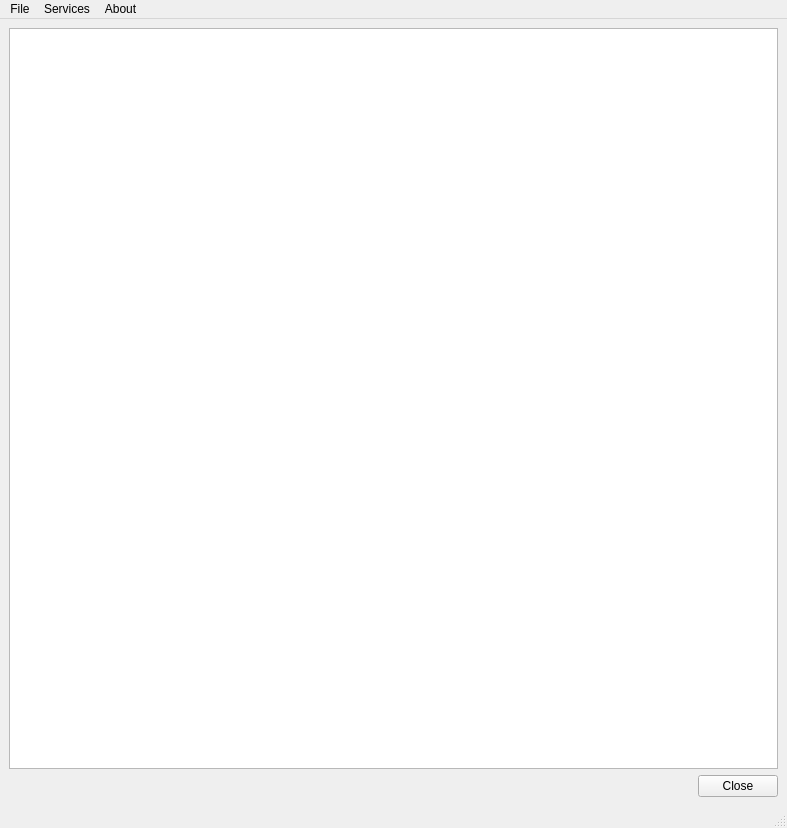
<?xml version="1.0" encoding="UTF-8"?>
<ui version="4.0">
 <class>MainDlg</class>
 <widget class="QMainWindow" name="MainDlg">
  <property name="geometry">
   <rect>
    <x>0</x>
    <y>0</y>
    <width>787</width>
    <height>828</height>
   </rect>
  </property>
  <property name="windowTitle">
   <string>IHM_QTSimulator</string>
  </property>
  <widget class="QWidget" name="centralwidget">
   <layout class="QVBoxLayout" name="verticalLayout">
    <item>
     <widget class="QPlainTextEdit" name="listWidget"/>
    </item>
    <item>
     <layout class="QHBoxLayout" name="horizontalLayout">
      <item>
       <spacer name="horizontalSpacer">
        <property name="orientation">
         <enum>Qt::Horizontal</enum>
        </property>
        <property name="sizeHint" stdset="0">
         <size>
          <width>668</width>
          <height>20</height>
         </size>
        </property>
       </spacer>
      </item>
      <item>
       <widget class="QPushButton" name="btnClose">
        <property name="text">
         <string>Close</string>
        </property>
       </widget>
      </item>
     </layout>
    </item>
   </layout>
  </widget>
  <widget class="QMenuBar" name="menubar">
   <property name="geometry">
    <rect>
     <x>0</x>
     <y>0</y>
     <width>787</width>
     <height>22</height>
    </rect>
   </property>
   <widget class="QMenu" name="menuServices">
    <property name="title">
     <string>Services</string>
    </property>
    <widget class="QMenu" name="menuCONFIG">
     <property name="title">
      <string>CONFIG</string>
     </property>
     <addaction name="actionSet_Config"/>
     <addaction name="actionGet_Config"/>
    </widget>
    <widget class="QMenu" name="menuAFFICHAGE">
     <property name="title">
      <string>AFFICHAGE</string>
     </property>
     <addaction name="actionDebutAff"/>
     <addaction name="separator"/>
     <addaction name="actionSet_Icon"/>
     <addaction name="actionSet_Label"/>
     <addaction name="actionSet_Image"/>
     <addaction name="actionVideo"/>
     <addaction name="actionLink"/>
     <addaction name="separator"/>
     <addaction name="actionFinAff"/>
     <addaction name="separator"/>
    </widget>
    <widget class="QMenu" name="menuTOUCHE">
     <property name="title">
      <string>TOUCHE</string>
     </property>
     <addaction name="actionDebutTouche"/>
     <addaction name="separator"/>
     <addaction name="actionDemandeTouche"/>
     <addaction name="separator"/>
     <addaction name="actionFinTouche"/>
    </widget>
    <widget class="QMenu" name="menuSASIE">
     <property name="title">
      <string>SASIE</string>
     </property>
     <addaction name="actionDemandeSasie"/>
     <addaction name="actionAnnulationSasie"/>
    </widget>
    <widget class="QMenu" name="menuINDICATEUR">
     <property name="title">
      <string>INDICATEUR</string>
     </property>
     <addaction name="separator"/>
    </widget>
    <widget class="QMenu" name="menuDETECTION">
     <property name="title">
      <string>DETECTION</string>
     </property>
     <addaction name="actionDebutDetection"/>
     <addaction name="actionFinDetection"/>
    </widget>
    <widget class="QMenu" name="menuPOLICE">
     <property name="title">
      <string>POLICE</string>
     </property>
     <addaction name="actionSetPolice"/>
    </widget>
    <widget class="QMenu" name="menuAUTORIZATION">
     <property name="title">
      <string>AUTORIZATION</string>
     </property>
     <addaction name="actionAuthDEBUT"/>
     <addaction name="actionAuthFIN"/>
     <addaction name="actionAUTH_AUTO"/>
     <addaction name="actionTAKE_CTRL_AUTO"/>
     <addaction name="actionRETURN_CTRL_AUTO"/>
     <addaction name="actionAUTH_RSP"/>
     <addaction name="actionTAKE_CTRL_RSP"/>
     <addaction name="actionRETURN_CTRL_RSP"/>
    </widget>
    <widget class="QMenu" name="menuSAISIE_EX">
     <property name="title">
      <string>SAISIE_EX</string>
     </property>
     <addaction name="actionDemandeSasieEx"/>
     <addaction name="actionAnnulationSasieEx"/>
    </widget>
    <widget class="QMenu" name="menuASYNC_INPUT_2">
     <property name="title">
      <string>ASYNC INPUT</string>
     </property>
     <addaction name="actionDebutAsync"/>
     <addaction name="separator"/>
     <addaction name="actionGetAsync"/>
     <addaction name="actionSetAsync"/>
     <addaction name="separator"/>
     <addaction name="actionFinAsync"/>
    </widget>
    <addaction name="menuCONFIG"/>
    <addaction name="menuAUTORIZATION"/>
    <addaction name="menuAFFICHAGE"/>
    <addaction name="menuTOUCHE"/>
    <addaction name="menuSASIE"/>
    <addaction name="menuSAISIE_EX"/>
    <addaction name="menuPOLICE"/>
    <addaction name="menuDETECTION"/>
    <addaction name="menuINDICATEUR"/>
    <addaction name="menuASYNC_INPUT_2"/>
    <addaction name="actionARRET"/>
   </widget>
   <widget class="QMenu" name="menuAbout">
    <property name="title">
     <string>About</string>
    </property>
    <addaction name="actionAbout_IHM_Simulator"/>
   </widget>
   <widget class="QMenu" name="menuFile">
    <property name="title">
     <string>File</string>
    </property>
    <addaction name="actionLoad_script"/>
    <addaction name="actionLoopScript"/>
    <addaction name="separator"/>
    <addaction name="actionExitMenu"/>
   </widget>
   <addaction name="menuFile"/>
   <addaction name="menuServices"/>
   <addaction name="menuAbout"/>
  </widget>
  <widget class="QStatusBar" name="statusbar"/>
  <action name="actionExit">
   <property name="text">
    <string>Exit</string>
   </property>
  </action>
  <action name="actionSet_Config">
   <property name="text">
    <string>Set Config</string>
   </property>
  </action>
  <action name="actionGet_Config">
   <property name="text">
    <string>Get Config</string>
   </property>
  </action>
  <action name="actionDebutAff">
   <property name="text">
    <string>Debut</string>
   </property>
  </action>
  <action name="actionSet_Icon">
   <property name="enabled">
    <bool>true</bool>
   </property>
   <property name="text">
    <string>Set Icon</string>
   </property>
  </action>
  <action name="actionSet_Label">
   <property name="enabled">
    <bool>true</bool>
   </property>
   <property name="text">
    <string>Set Label</string>
   </property>
  </action>
  <action name="actionFinAff">
   <property name="enabled">
    <bool>true</bool>
   </property>
   <property name="text">
    <string>Fin</string>
   </property>
  </action>
  <action name="actionDebutTouche">
   <property name="text">
    <string>Debut</string>
   </property>
  </action>
  <action name="actionDemandeTouche">
   <property name="enabled">
    <bool>true</bool>
   </property>
   <property name="text">
    <string>Demande</string>
   </property>
  </action>
  <action name="actionFinTouche">
   <property name="enabled">
    <bool>true</bool>
   </property>
   <property name="text">
    <string>Fin</string>
   </property>
  </action>
  <action name="actionDemandeSasie">
   <property name="text">
    <string>Demande</string>
   </property>
  </action>
  <action name="actionAnnulationSasie">
   <property name="text">
    <string>Annulation</string>
   </property>
  </action>
  <action name="actionDebutDetection">
   <property name="text">
    <string>Debut</string>
   </property>
  </action>
  <action name="actionFinDetection">
   <property name="enabled">
    <bool>true</bool>
   </property>
   <property name="text">
    <string>Fin</string>
   </property>
  </action>
  <action name="actionSetPolice">
   <property name="text">
    <string>Set</string>
   </property>
  </action>
  <action name="actionExitMenu">
   <property name="text">
    <string>Exit</string>
   </property>
  </action>
  <action name="actionAbout_IHM_Simulator">
   <property name="text">
    <string>About IHM Simulator</string>
   </property>
  </action>
  <action name="actionTt">
   <property name="text">
    <string>tt</string>
   </property>
  </action>
  <action name="actionARRET">
   <property name="text">
    <string>ARRET</string>
   </property>
  </action>
  <action name="actionLoad_script">
   <property name="text">
    <string>Load script</string>
   </property>
  </action>
  <action name="actionSet_Image">
   <property name="text">
    <string>Set Image</string>
   </property>
  </action>
  <action name="actionVideo">
   <property name="text">
    <string>Video</string>
   </property>
  </action>
  <action name="actionAUTH_AUTO">
   <property name="checkable">
    <bool>true</bool>
   </property>
   <property name="checked">
    <bool>true</bool>
   </property>
   <property name="text">
    <string>AUTH AUTO</string>
   </property>
  </action>
  <action name="actionTAKE_CTRL_AUTO">
   <property name="checkable">
    <bool>true</bool>
   </property>
   <property name="checked">
    <bool>true</bool>
   </property>
   <property name="text">
    <string>TAKE CTRL AUTO</string>
   </property>
  </action>
  <action name="actionRETURN_CTRL_AUTO">
   <property name="checkable">
    <bool>true</bool>
   </property>
   <property name="checked">
    <bool>true</bool>
   </property>
   <property name="text">
    <string>RETURN CTRL AUTO</string>
   </property>
  </action>
  <action name="actionAuthDEBUT">
   <property name="text">
    <string>DEBUT</string>
   </property>
  </action>
  <action name="actionAuthFIN">
   <property name="text">
    <string>FIN</string>
   </property>
  </action>
  <action name="actionAUTH_RSP">
   <property name="text">
    <string>AUTH RSP</string>
   </property>
  </action>
  <action name="actionTAKE_CTRL_RSP">
   <property name="text">
    <string>TAKE CTRL RSP</string>
   </property>
  </action>
  <action name="actionRETURN_CTRL_RSP">
   <property name="text">
    <string>RETURN CTRL RSP</string>
   </property>
  </action>
  <action name="actionLink">
   <property name="text">
    <string>Link</string>
   </property>
  </action>
  <action name="actionDemandeSasieEx">
   <property name="text">
    <string>Demande</string>
   </property>
  </action>
  <action name="actionAnnulationSasieEx">
   <property name="text">
    <string>Annulation</string>
   </property>
  </action>
  <action name="actionDebut">
   <property name="text">
    <string>Debut</string>
   </property>
  </action>
  <action name="actionDebutAsync">
   <property name="text">
    <string>Debut</string>
   </property>
  </action>
  <action name="actionSetAsync">
   <property name="text">
    <string>Set</string>
   </property>
  </action>
  <action name="actionFinAsync">
   <property name="text">
    <string>Fin</string>
   </property>
  </action>
  <action name="actionGetAsync">
   <property name="text">
    <string>Get</string>
   </property>
  </action>
  <action name="actionLoopScript">
   <property name="checkable">
    <bool>true</bool>
   </property>
   <property name="text">
    <string>Loop script</string>
   </property>
  </action>
 </widget>
 <resources>
  <include location="IHMSimulator.qrc"/>
 </resources>
 <connections>
  <connection>
   <sender>actionExitMenu</sender>
   <signal>triggered()</signal>
   <receiver>MainDlg</receiver>
   <slot>close()</slot>
   <hints>
    <hint type="sourcelabel">
     <x>-1</x>
     <y>-1</y>
    </hint>
    <hint type="destinationlabel">
     <x>393</x>
     <y>247</y>
    </hint>
   </hints>
  </connection>
 </connections>
</ui>
